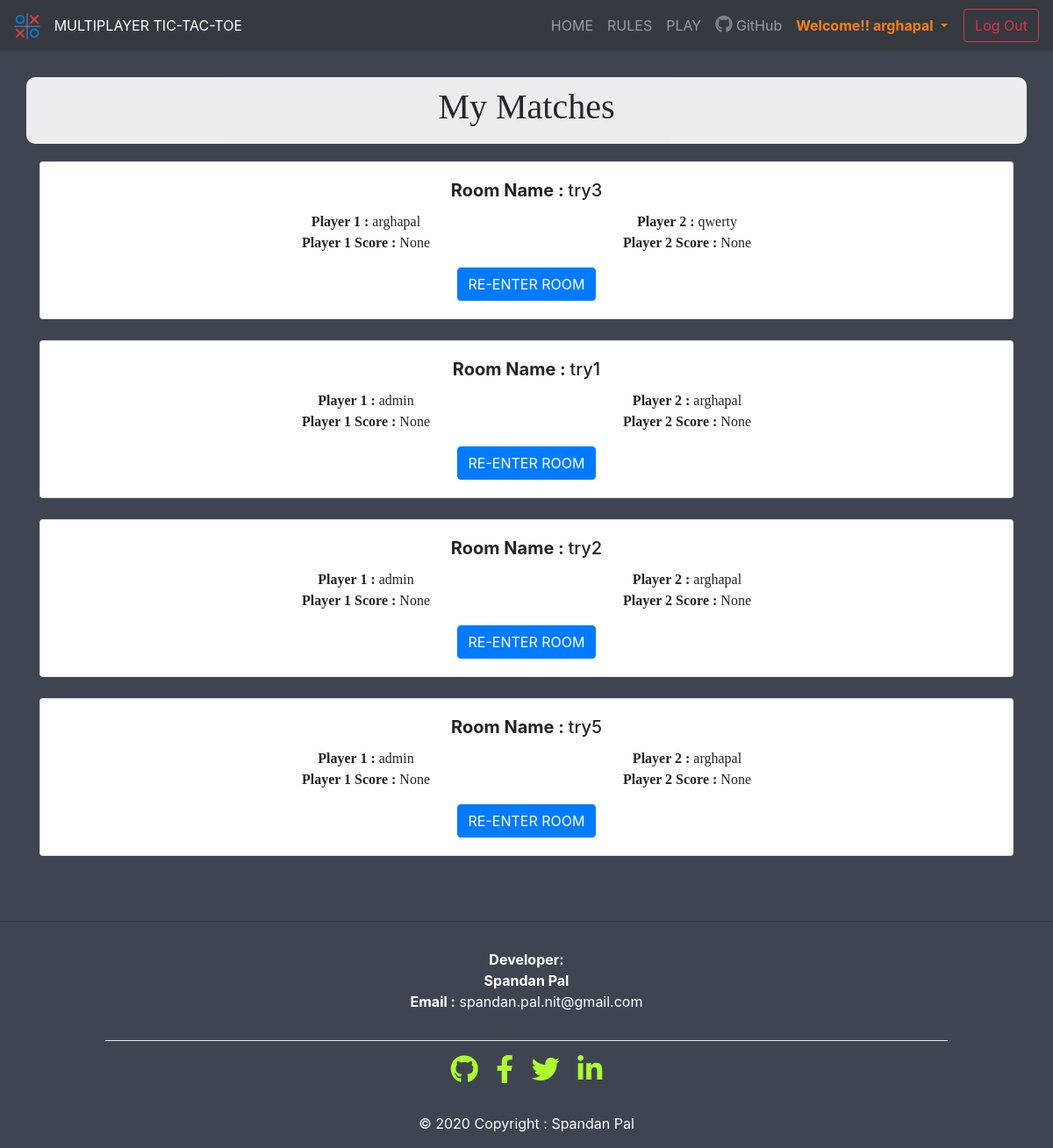
/myMatches (signed in), run on an earlier commit of the app's database.
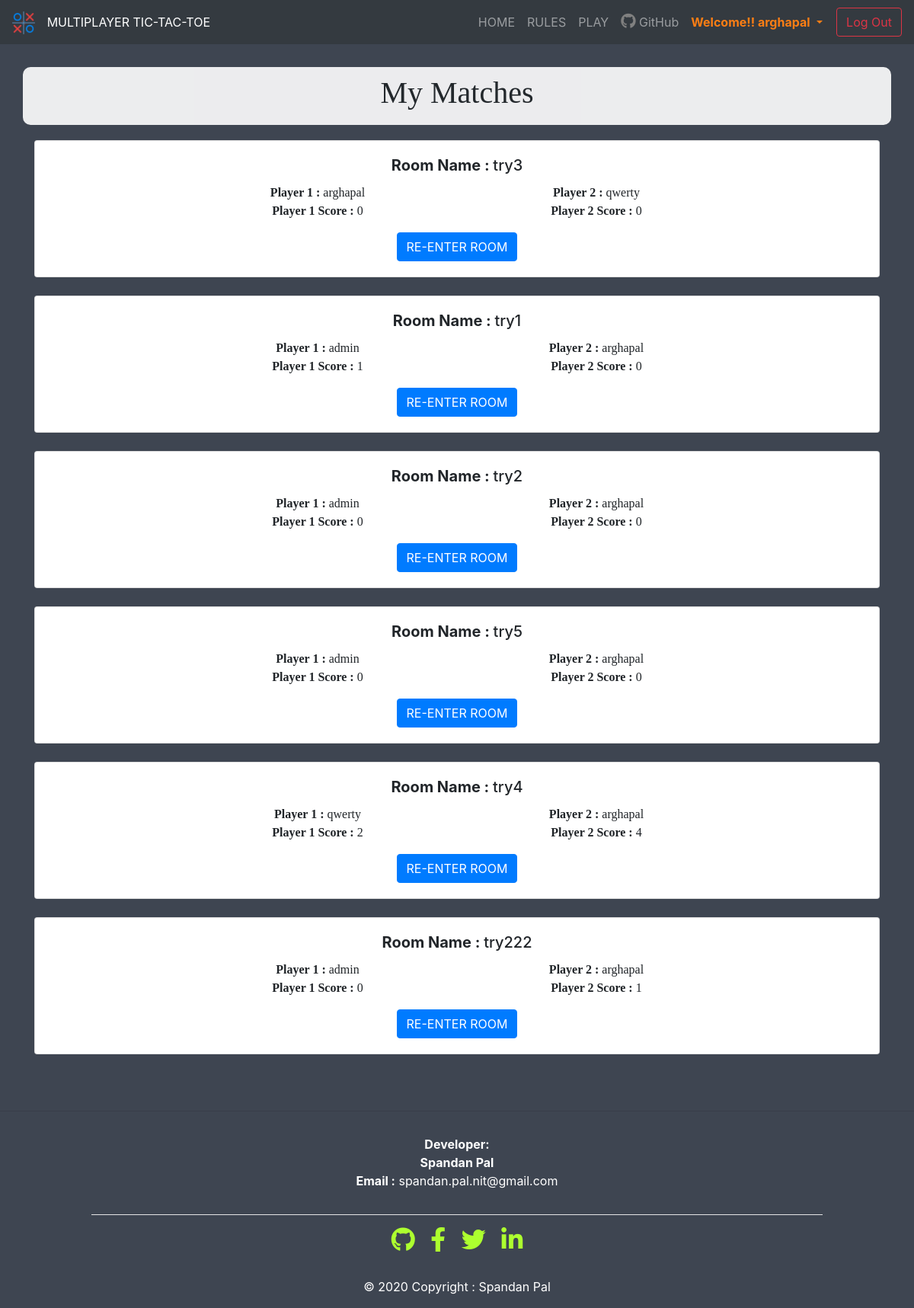
And on a later commit of the database.
### TicTacToe/models.py (models this page shows, shortened)
class Room(models.Model):
    room_name = models.CharField(blank=False, max_length=100, null=False, unique=True)
    player1 = models.ForeignKey(to=User, blank=False, on_delete=models.DO_NOTHING, related_name='player1')
    player2 = models.ForeignKey(to=User, blank=True, on_delete=models.DO_NOTHING, null=True, related_name='player2')
    winner = models.CharField(blank=True, max_length=1000, null=True, unique=True)
    total_matches = models.IntegerField(blank=True, null=True, default=5)
    score_player1 = models.IntegerField(blank=True, null=True, default=0)
    score_player2 = models.IntegerField(blank=True, null=True, default=0)
    STATUS_CHOICES = [('0', 'Game Over'), ('1', 'In Progress')]
    status = models.CharField(max_length=50, choices=STATUS_CHOICES, default=1)

### TicTacToe/views.py (the view)
# urls.py: path('myMatches', views.myMatches, name='myMatches'),
@login_required(login_url='/log-in')
def myMatches(request):
    myRooms = None
    try:
        myRooms = Room.objects.filter(Q(player1=request.user) | Q(player2=request.user))
        return render(request, 'TicTacToe/myMatches.html', {'myRooms': myRooms})
    except:
        pass
    return render(request, 'TicTacToe/myMatches.html', {'myRooms': myRooms})

### TicTacToe/templates/TicTacToe/myMatches.html (shortened to what this page needs)
{% extends 'TicTacToe/base.html' %}
{% load static %}
{% block content %}
    <div class="my_matches" style="background-color: #3E4551;">
        <div class="container" style="text-align: center;">
            <div class="row bgh ">
                <div class="col"></div>
                <div class="col-lg-5" style="font-family: 'Roboto Slab', serif;"><h1>My Matches</h1></div>
                <div class="col"></div>
            </div>
            <div>
                {% for room in myRooms %}
                    <div class="card" style="width: 100%; margin-bottom: 3vh;">
                        <div class="card-body">
                            <h5 class="card-title"><b>Room Name
                                : </b>{{ room.room_name }}</h5>
                            <div class="row">
                                <div class="col-lg-2" style="font-family: 'Roboto Slab', serif;"></div>
                                <div class="col-lg-4" style="font-family: 'Roboto Slab', serif;"><b>Player 1
                                    : </b>{{ room.player1 }}</div>
                                <div class="col-lg-4" style="font-family: 'Roboto Slab', serif;"><b>Player 2
                                    : </b>{{ room.player2 }}</div>
                                <div class="col-lg-2" style="font-family: 'Roboto Slab', serif;"></div>
                            </div>
                            <div class="row">
                                <div class="col-lg-2" style="font-family: 'Roboto Slab', serif;"></div>
                                <div class="col-lg-4" style="font-family: 'Roboto Slab', serif;"><b>Player 1 Score
                                    : </b>{{ room.score_player1 }}</div>
                                <div class="col-lg-4" style="font-family: 'Roboto Slab', serif;"><b>Player 2 Score
                                    : </b>{{ room.score_player2 }}</div>
                                <div class="col-lg-2" style="font-family: 'Roboto Slab', serif;"></div>
                            </div>
                            <a href="/{{ room.room_name }}" class="btn btn-primary" style="margin-top: 2vh;">RE-ENTER ROOM</a>
                        </div>
                    </div>
                {% endfor %}
            </div>
        </div>
    </div>
{% endblock %}

What changed in the data, as far as the page shows it:
changed Room "try3": score_player1 "None" → "0"; score_player2 "None" → "0"
changed Room "try1": score_player1 "None" → "1"; score_player2 "None" → "0"
changed Room "try2": score_player1 "None" → "0"; score_player2 "None" → "0"
changed Room "try5": score_player1 "None" → "0"; score_player2 "None" → "0"
added Room: room_name "try4", player1 "qwerty", player2 "arghapal", score_player1 "2", score_player2 "4"
added Room: room_name "try222", player1 "admin", player2 "arghapal", score_player1 "0", score_player2 "1"
